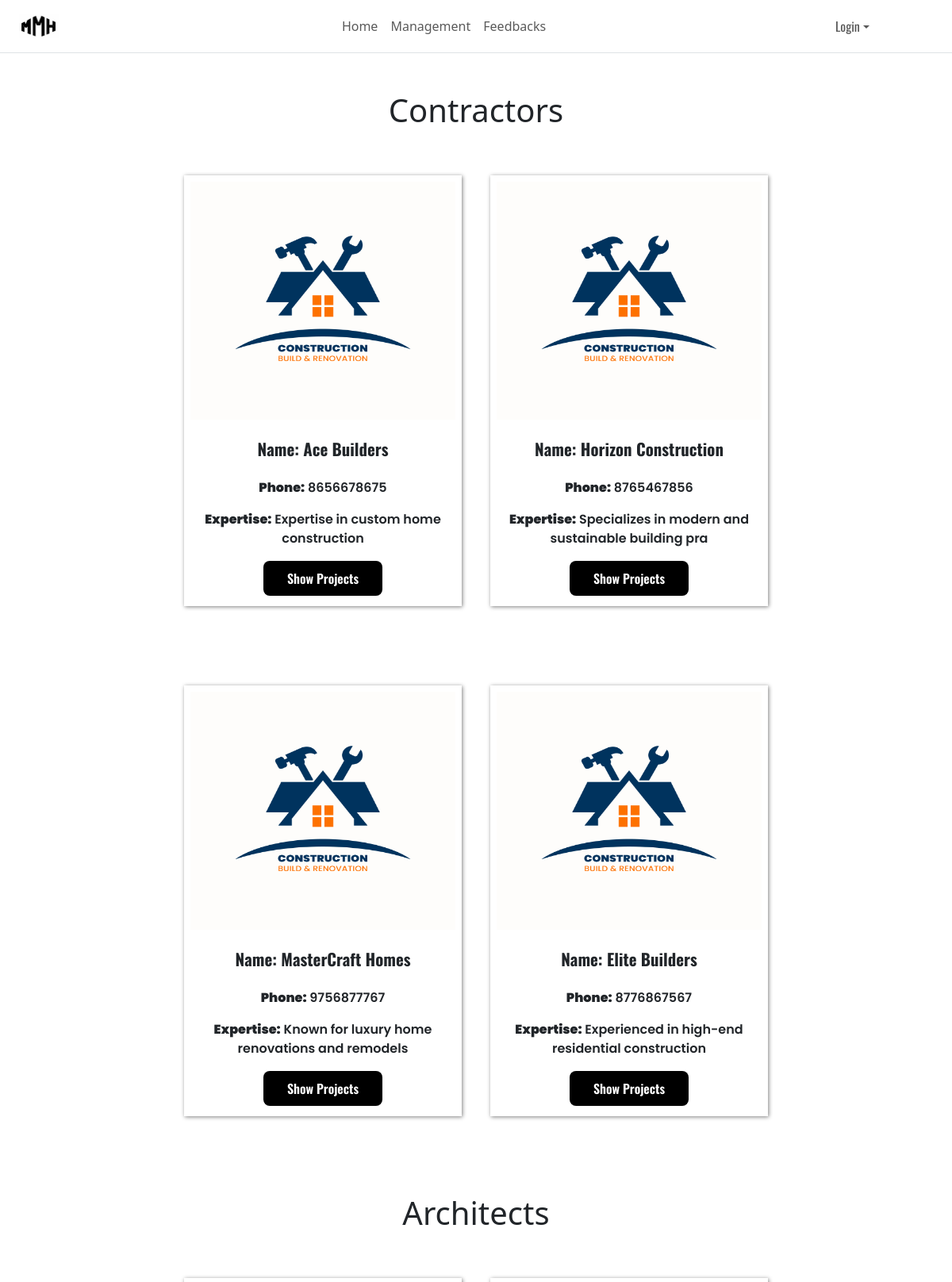
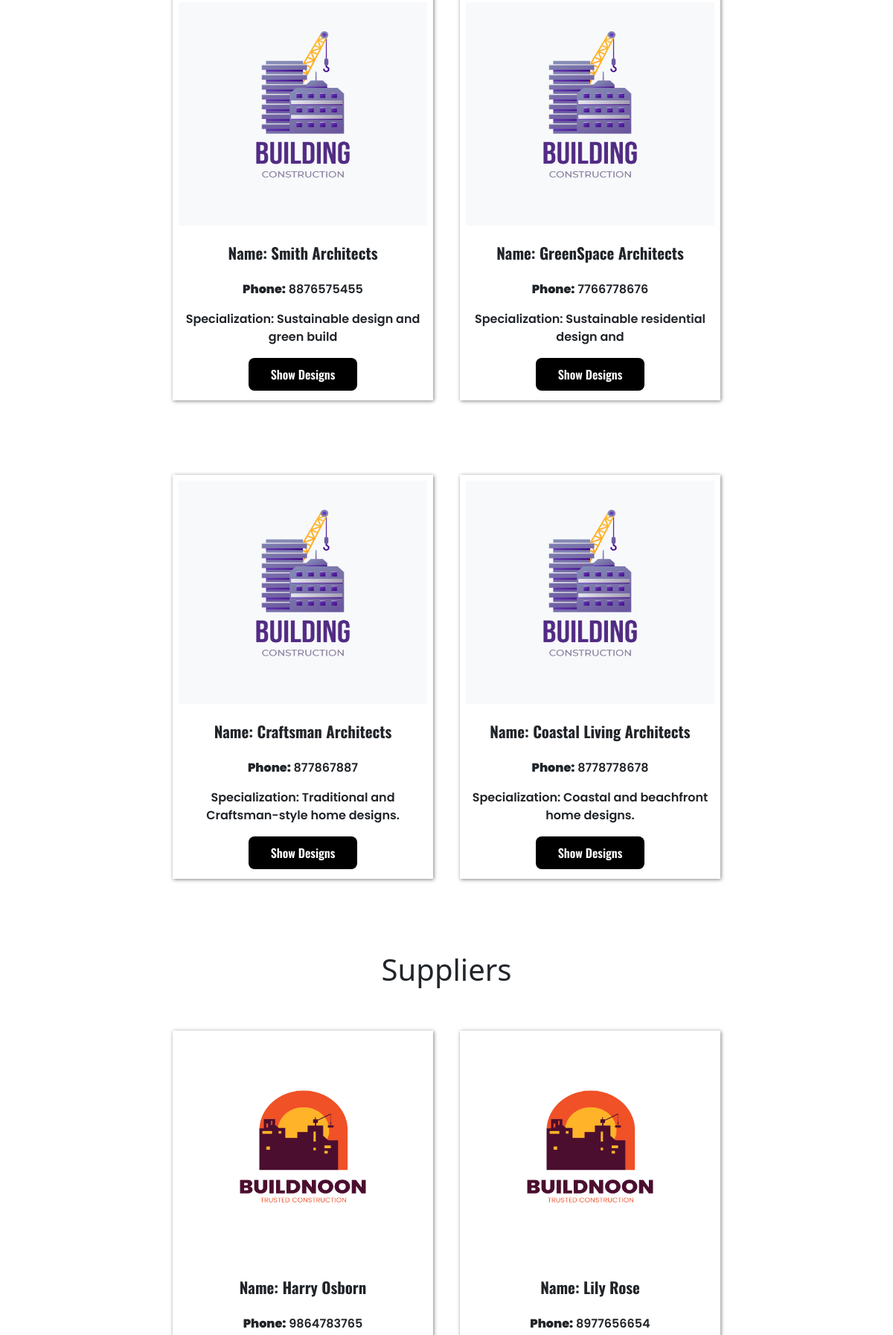
/management/ (upper part), run on the app's committed database (2 pictures, top to bottom).
### mmh_app/models.py (models this page shows)
class Contractor(models.Model):
    phone = models.CharField(max_length=13 , primary_key=True)
    name = models.CharField(max_length=50)
    expertise = models.CharField(max_length=250)

class Architect(models.Model):
    phone = models.CharField(max_length=13, primary_key=True)
    name = models.CharField(max_length=50)
    specilization = models.CharField(max_length=250)

class Supplier(models.Model):
    phone = models.CharField(max_length=13 , primary_key=True)
    name = models.CharField(max_length=50)
    categloge = models.CharField(max_length=150)

### mmh_app/views.py (the view, shortened to what this page needs)
# urls.py: path('management/', management, name="management"),
def management(request):
    key = request.session.get('session_key')
    user = None
    cont = Contractor.objects.all()
    arc = Architect.objects.all()
    sup = Supplier.objects.all()
    context = {
        'c':cont,
        'a':arc,
        's':sup,
        'user':user,
    }
    return render(request, 'management.html', context)

### mmh_app/templates/management.html (shortened to what this page needs)
{% extends 'base.html' %}
{%load static%}
{% block content %}
<h1 class="text-center mt-5">Contractors</h1>
<div class="dc">
    {% for x in c %}
        <div class="cards">
            <div class="imdiv">
                <img src="{%static 'c.jpg'%}" alt="">
            </div>
            <h3 class="card-title mb-4 text-center"><strong>Name:</strong> {{ x.name }}</h3>
            <p class="card-text"><strong>Phone:</strong> {{ x.phone }}</p>
            <p class="card-text"><strong>Expertise:</strong> {{ x.expertise}}</p>
            <button class="btna d-block mx-auto" onclick="window.location.href='{%url 'projects' x.phone%}';">Show Projects</button>
        </div>
    {% endfor %}
</div>
<h1 class="text-center mt-5">Architects</h1>
<div class="dc">
    {% for x in a %}
        <div class="cards">
            <div class="imdiv">
                <img src="{%static 'a.jpg'%}" alt="">
            </div>
            <h3 class="card-title mb-4 text-center"><strong>Name:</strong> {{ x.name }}</h3>
            <p class="card-text"><strong>Phone:</strong> {{ x.phone }}</p>
            <p class="card-text"> {{ x.specilization}}</p>
            <button class="btna d-block mx-auto" onclick="window.location.href='{%url 'designs' x.phone%}';">Show Designs</button>
        </div>
    {% endfor %}
</div>
<h1 class="text-center mt-5">Suppliers</h1>
<div class="dc">
    {% for x in s %}
        <div class="cards">
            <div class="imdiv">
                <img src="{%static 's.jpeg'%}" alt="">
            </div>
            <h3 class="card-title mb-4 text-center"><strong>Name:</strong> {{ x.name }}</h3>
            <p class="card-text"><strong>Phone:</strong> {{ x.phone }}</p>
        </div>
    {% endfor %}
</div>
{% endblock content %}

### mmh_app/templates/base.html (shortened to what this page needs)
<!DOCTYPE html>
{%load static%}
<html lang="en">
<head>
    <link rel="stylesheet" href="{%static 'style.css'%}">
    <link href="https://cdn.jsdelivr.net/npm/bootstrap@5.3.3/dist/css/bootstrap.min.css" rel="stylesheet">
</head>
<body>
    {%include 'header.html'%}
    {%block content%}
    {%endblock content%}
</body>
</html>

### mmh_app/templates/header.html (shortened to what this page needs)
<nav class="navbar navbar-expand-lg sticky-top border-bottom border-body" style="background-color: rgb(255, 255, 255); width: 100% !important;">
  <div class="container-fluid ps-4 pe-5">
  {%load static%}
<img style="height: 30px; width: 50px;" src="{%static 'l.jpg'%}" alt="">
    <div class="collapse navbar-collapse" id="navbarSupportedContent">
      <ul class="navbar-nav mx-auto mb-2 mb-lg-0">
        <li class="nav-item">
          <a class="nav-link " aria-current="page" href="{{'/'}}">Home</a>
        </li>
        <li class="nav-item">
          <a class="nav-link " href="/management/">Management</a>
        </li>
        <li class="nav-item">
          <a class="nav-link " href="/feedbacks/">Feedbacks</a>
        </li>
      </ul>
      {%if request.session.session_key%}
      {% if user.user%}
          <ul class="navbar-nav me-5">
            <li class="nav-item dropdown">
                <a class="nav-link dropdown-toggle" href="#" id="navbarDropdown" role="button" data-toggle="dropdown" data-bs-toggle="dropdown" aria-haspopup="true" aria-expanded="false">
                    {{user.name}}
                </a>
                <div class="dropdown-menu" aria-labelledby="navbarDropdown">
                  <a class="dropdown-item" href="{%url 'create_service_request'%}">Services</a>
                  <a class="dropdown-item" href="{%url 'response'%}">Response</a>
                  <a class="dropdown-item" href="{{'/logout/'}}">Logout</a>
                </div>
              </li>
          </ul>
          {%else%}
          <ul class="navbar-nav me-5">
            <li class="nav-item dropdown">
                <a class="nav-link dropdown-toggle" href="#" id="navbarDropdown" role="button" data-toggle="dropdown" data-bs-toggle="dropdown" aria-haspopup="true" aria-expanded="false">
                    {{user.name}}
                </a>
                <div class="dropdown-menu" aria-labelledby="navbarDropdown">
                  <a class="dropdown-item" href="{%url 'service_requests'%}">Requests</a>
                  <a class="dropdown-item" href="{{'/logout/'}}">Logout</a>
                </div>
              </li>
          </ul>
        {% endif %}
      {%else%}
      <ul class="navbar-nav me-5">
        <li class="nav-item dropdown">
            <button onclick="window.location.href='#';" id="navbarDropdown" role="button" data-toggle="dropdown" data-bs-toggle="dropdown" aria-haspopup="true" aria-expanded="false" class=" nav-link dropdown-toggle btna w-100 p-2">Login</button>
          </li>
      </ul>
      {%endif%}
    </div>
  </div>
</nav>

### mmh_app/static/style.css (style rules this page uses)
* { margin: 0; padding: 0; box-sizing: border-box; }
body { background-color: rgb(255, 255, 255); font-family: 'Poppins', sans-serif; }
.dc { display: flex; justify-content: center; align-items: start; padding: 0 5vw; flex-wrap: wrap; width: 100%; }

### data on the page
Contractor: name "Ace Builders", phone "8656678675", expertise "Expertise in custom home construction"
Contractor: name "Horizon Construction", phone "8765467856", expertise "Specializes in modern and sustainable building pra"
Contractor: name "MasterCraft Homes", phone "9756877767", expertise "Known for luxury home renovations and remodels"
Contractor: name "Elite Builders", phone "8776867567", expertise "Experienced in high-end residential construction"
Architect: name "Smith Architects", phone "8876575455", specilization "Specialization: Sustainable design and green build"
Architect: name "GreenSpace Architects", phone "7766778676", specilization "Specialization: Sustainable residential design and"
Architect: name "Craftsman Architects", phone "877867887", specilization "Specialization: Traditional and Craftsman-style home designs."
Architect: name "Coastal Living Architects", phone "8778778678", specilization "Specialization: Coastal and beachfront home designs."
Supplier: name "Harry Osborn", phone "9864783765"
Supplier: name "Lily Rose", phone "8977656654"
